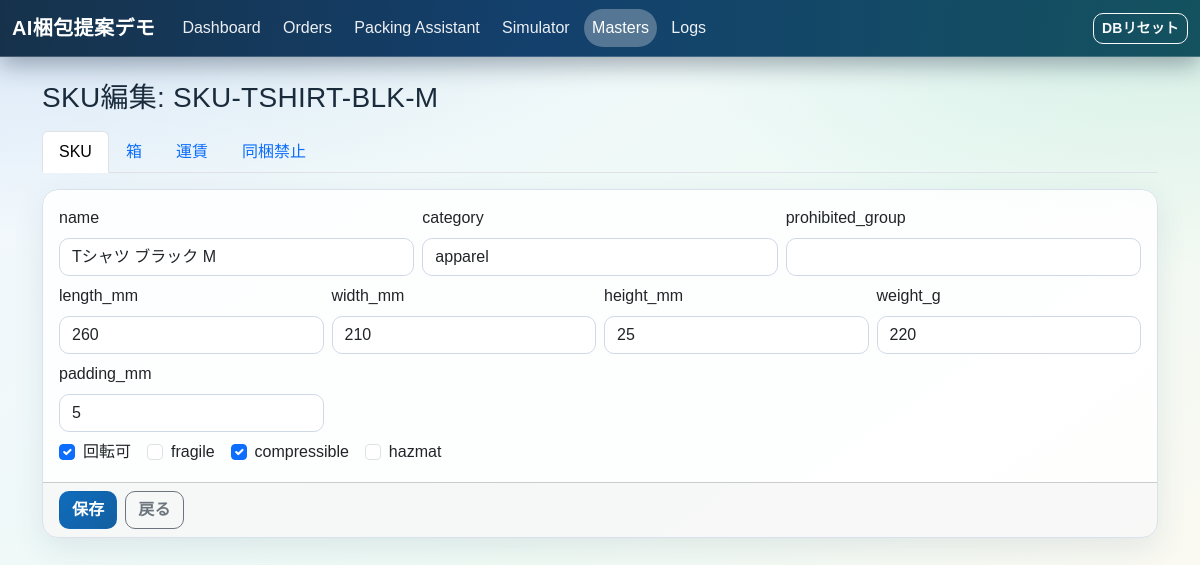
The page /masters/skus/SKU-TSHIRT-BLK-M/edit on the database its author committed.
### app/models.py (models this page shows)
class SKU(Base):
    __tablename__ = "skus"
    sku_id: Mapped[str] = mapped_column(String(64), primary_key=True)
    name: Mapped[str] = mapped_column(String(255), nullable=False)
    category: Mapped[str] = mapped_column(String(64), nullable=False, default="other")
    length_mm: Mapped[int] = mapped_column(Integer, nullable=False)
    width_mm: Mapped[int] = mapped_column(Integer, nullable=False)
    height_mm: Mapped[int] = mapped_column(Integer, nullable=False)
    weight_g: Mapped[int] = mapped_column(Integer, nullable=False)
    can_rotate: Mapped[bool] = mapped_column(Boolean, nullable=False, default=True)
    fragile: Mapped[bool] = mapped_column(Boolean, nullable=False, default=False)
    compressible: Mapped[bool] = mapped_column(Boolean, nullable=False, default=False)
    hazmat: Mapped[bool] = mapped_column(Boolean, nullable=False, default=False)
    padding_mm: Mapped[int] = mapped_column(Integer, nullable=False, default=0)
    prohibited_group: Mapped[str | None] = mapped_column(String(64), nullable=True)

### app/main.py (the view)
@app.get("/masters/skus/{sku_id}/edit")
def edit_sku_page(sku_id: str, request: Request, db: Session = Depends(get_db)):
    sku = db.get(SKU, sku_id)
    if not sku:
        return _redirect("/masters/skus", error="SKUが見つかりません")
    return templates.TemplateResponse(
        "sku_edit.html",
        _base_context(request, active_nav="masters", masters_tab="skus", sku=sku),
    )

### app/templates/sku_edit.html (shortened to what this page needs)
{% extends "base.html" %}
{% block content %}
<h1 class="h3 mb-3">SKU編集: {{ sku.sku_id }}</h1>
{% include "_masters_tabs.html" %}
<form method="post" action="/masters/skus/{{ sku.sku_id }}/edit" class="card">
  <div class="card-body row g-2">
    <div class="col-md-4"><label class="form-label">name</label><input class="form-control" name="name" value="{{ sku.name }}"></div>
    <div class="col-md-4"><label class="form-label">category</label><input class="form-control" name="category" value="{{ sku.category }}"></div>
    <div class="col-md-4"><label class="form-label">prohibited_group</label><input class="form-control" name="prohibited_group" value="{{ sku.prohibited_group or '' }}"></div>
    <div class="col-md-3"><label class="form-label">length_mm</label><input class="form-control" type="number" name="length_mm" value="{{ sku.length_mm }}"></div>
    <div class="col-md-3"><label class="form-label">width_mm</label><input class="form-control" type="number" name="width_mm" value="{{ sku.width_mm }}"></div>
    <div class="col-md-3"><label class="form-label">height_mm</label><input class="form-control" type="number" name="height_mm" value="{{ sku.height_mm }}"></div>
    <div class="col-md-3"><label class="form-label">weight_g</label><input class="form-control" type="number" name="weight_g" value="{{ sku.weight_g }}"></div>
    <div class="col-md-3"><label class="form-label">padding_mm</label><input class="form-control" type="number" name="padding_mm" value="{{ sku.padding_mm }}"></div>
    <div class="col-12 d-flex gap-3">
      <label class="form-check"><input class="form-check-input" type="checkbox" name="can_rotate" {% if sku.can_rotate %}checked{% endif %}>回転可</label>
      <label class="form-check"><input class="form-check-input" type="checkbox" name="fragile" {% if sku.fragile %}checked{% endif %}>fragile</label>
      <label class="form-check"><input class="form-check-input" type="checkbox" name="compressible" {% if sku.compressible %}checked{% endif %}>compressible</label>
      <label class="form-check"><input class="form-check-input" type="checkbox" name="hazmat" {% if sku.hazmat %}checked{% endif %}>hazmat</label>
    </div>
  </div>
  <div class="card-footer d-flex gap-2">
    <button class="btn btn-primary">保存</button>
    <a class="btn btn-outline-secondary" href="/masters/skus">戻る</a>
  </div>
</form>
{% endblock %}

### app/static/style.css (style rules this page uses)
:root { --bg-1: #f3f7ff; --bg-2: #eefaf5; --bg-3: #fff9f0; --ink-1: #1a2b3c; --ink-2: #4f6075; --brand: #0f6cbd; --brand-2: #17a37b; --line: #d8e1ec; --surface: rgba(255, 255, 255, 0.86); --surface-strong: #ffffff; --shadow-soft: 0 10px 30px rgba(36, 68, 112, 0.1); }
*, *::before, *::after { box-sizing: border-box; }
body { margin: 0; min-height: 100vh; color: var(--ink-1); font-family: "Avenir Next", "Hiragino Kaku Gothic ProN", "Yu Gothic", "Noto Sans JP", sans-serif; background: radial-gradient(1200px 520px at 0% -10%, rgba(15, 108, 189, 0.16), transparent 60%), radial-gradient(900px 460px at 100% 0%, rgba(23, 163, 123, 0.12), transparent 60%), linear-gradient(145deg, var(--bg-1), var(--bg-2) 50%, var(--bg-3)); background-attachment: fixed; }
h1, h2, h3 { color: #102238; letter-spacing: 0.01em; }
.card { border: 1px solid var(--line); border-radius: 16px; background: var(--surface); box-shadow: var(--shadow-soft); overflow: hidden; animation: card-enter 0.4s ease-out both; }
.btn { border-radius: 10px; font-weight: 600; letter-spacing: 0.01em; transition: transform 0.15s ease, box-shadow 0.2s ease; }
.btn-primary { border-color: transparent; background: linear-gradient(135deg, #0f6cbd, #135fa0); }
.form-control, .form-select, textarea { border-color: #cfd9e5; border-radius: 10px; background-color: var(--surface-strong); }

### rows shown on the page
SKU: sku_id "SKU-TSHIRT-BLK-M", name "Tシャツ ブラック M", category "apparel", length_mm "260", width_mm "210", height_mm "25", weight_g "220", padding_mm "5", can_rotate "☑", compressible "☑"
